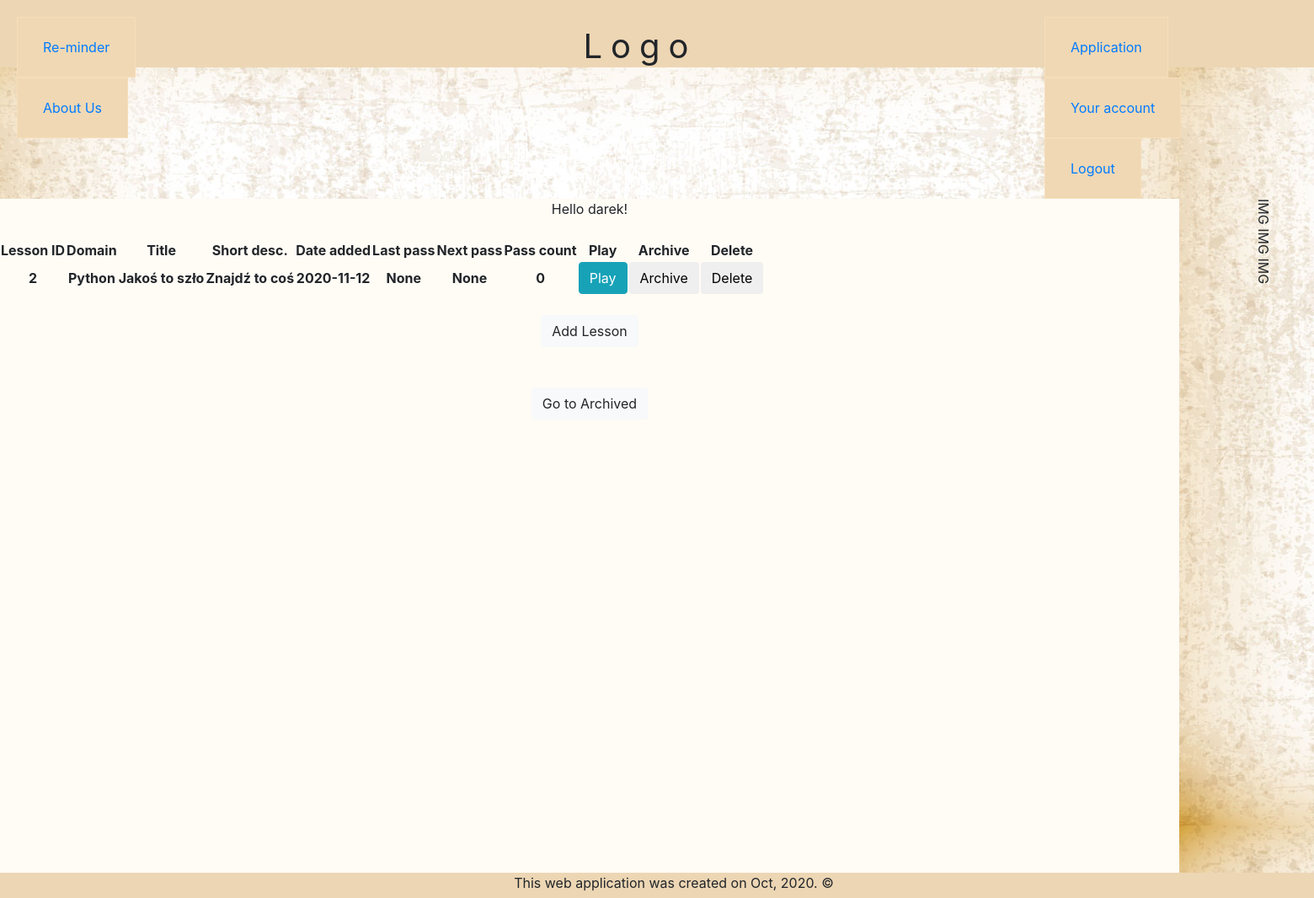
The page /app (signed in) on the database as committed earlier.
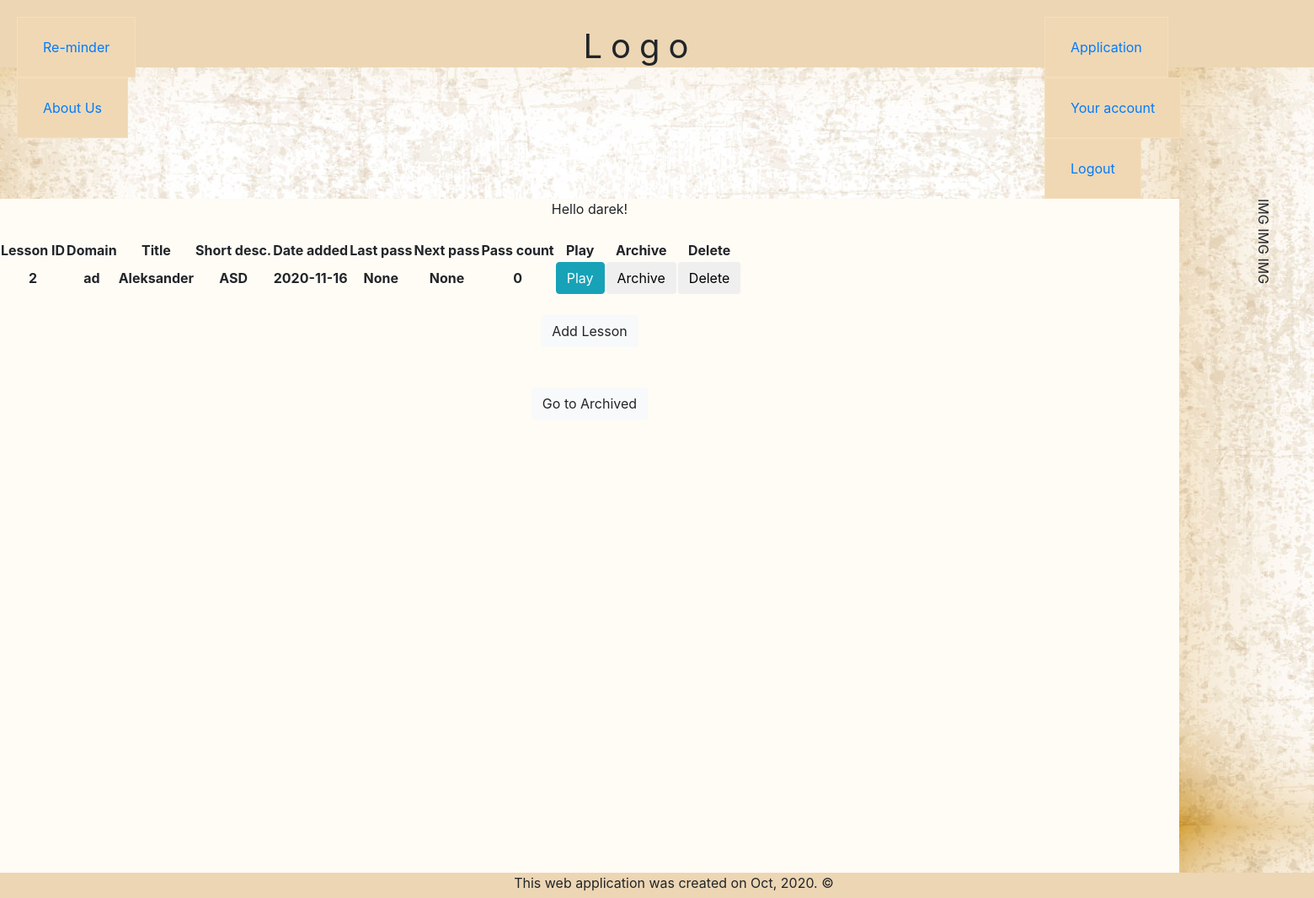
The same page on the database as committed later.
### src/models.py (models this page shows)
class Lesson(db.Model):
	id = db.Column(db.Integer, primary_key=True)
	title = db.Column(db.String(50), nullable=False)
	domain = db.Column(db.String(50), nullable=False)
	short_description = db.Column(db.String(100), nullable=False)
	content = db.Column(db.Text,nullable=False)
	creation_date = db.Column(db.Date, nullable=False, default=datetime.datetime.utcnow)
	last_pass_date = db.Column(db.Date)
	next_pass_date = db.Column(db.Date)
	image_path = db.Column(db.String(20))
	pass_count = db.Column(db.Integer, nullable=False, default=0)
	archived = db.Column(db.Boolean, nullable=False, default=False)
	user_id = db.Column(db.Integer, db.ForeignKey('user.id'), nullable=False)

### src/routes.py (the view)
@app.route('/app')
@login_required
def application():
	lessons = Lesson.query.filter_by(archived=False, author=current_user)
	return render_template('application.html', title='Run Application', lessons=lessons)

### src/models.py (called while the page is built)
@login_manager.user_loader
def load_user(user_id):
	return User.query.get(int(user_id))

### src/templates/application.html (shortened to what this page needs)
{% extends "layout.html" %}
{% block content %}
    Hello {{ current_user.username }}!
    <br><br>
    <div>
    	<table>
		  <tr>
		    <th>Lesson ID</th>
		    <th>Domain</th>
		    <th>Title</th>
		    <th>Short desc.</th>
		    <th>Date added</th>
		    <th>Last pass</th>
		    <th>Next pass</th>
		    <th>Pass count</th>
		    <th>Play</th>
		    <th>Archive</th>
		    <th>Delete</th>
		  </tr>
		  {% for lesson in lessons %}
		  <tr>
		    <th>{{ lesson.id }}</th>
		    <th>{{ lesson.domain }}</th>
		    <th>{{ lesson.title }}</th>
		    <th>{{ lesson.short_description }}</th>
		    <th>{{ lesson.creation_date }}</th>
		    <th>{{ lesson.last_pass_date }}</th>
		    <th>{{ lesson.next_pass_date }}</th>
		    <th>{{ lesson.pass_count }}</th>
		    <th><a class="btn btn-info" href="{{ url_for('lesson_play',lesson_id=lesson.id, show=False) }}">Play</a></th>
		    <th><button type="button" class="btn" data-toggle="modal" data-target="#archiveModal">Archive</button></th>
		    <th><button type="button" class="btn" data-toggle="modal" data-target="#deleteModal">Delete</button></th>
		  </tr>
		  {% endfor %}
		</table>
    	<div>
    		<br>
    		<a class="btn btn-light" href="{{ url_for('lesson_add') }}">Add Lesson</a>
    		<br><br><br>
    		<a class="btn btn-light" href="{{ url_for('archived') }}">Go to Archived</a>
    	</div>
    </div>
{% endblock content %}

Rows that differ between the two databases and show on the page:
changed Lesson "None": domain "Python" → "ad"; title "Jakoś to szło" → "Aleksander"; short_description "Znajdź to coś" → "ASD"; creation_date "2020-11-12" → "2020-11-16"
